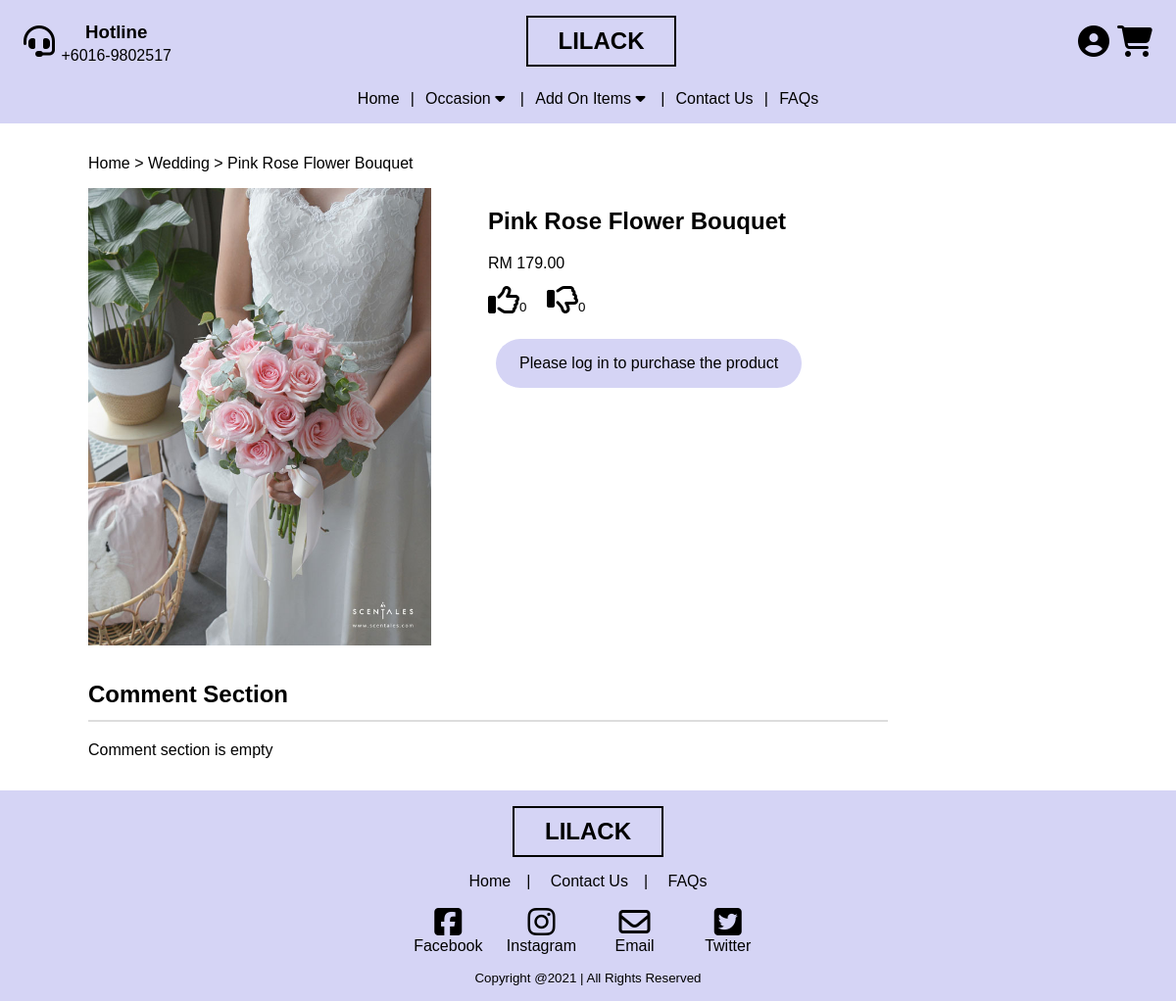
Page /19062942/singleProduct.php?productID=3 on the committed database.
### tables this page shows
CREATE TABLE `Products` (
  `productID` int(8) PRIMARY KEY AUTO_INCREMENT NOT NULL,
  `productImage` text NOT NULL,
  `productName` varchar(255) NOT NULL,
  `productTypeID` int(8) NOT NULL,
  `productCategoryID` int(8) NOT NULL,
  `productPrice` double(10,2) NOT NULL,
  `forumID` int(8) NOT NULL UNIQUE,
  CONSTRAINT `productNameConstraint` UNIQUE (`productName`),
  CONSTRAINT `forumIDUnique` UNIQUE (`forumID`)
);

### 19062942/includes/dbController.php (called while the page is built)
<?php
class DBController{
    private $servername = "localhost";
    private $user = "ck";
    private $pass = "ck";
    private $databaseName = "19062942";
    private $conn;
    function __construct() {
		$this->conn = $this->connectDB();
	}
	function connectDB() {
		$conn = mysqli_connect($this->servername,$this->user,$this->pass,$this->databaseName);
		return $conn;
	}
    function getConn(){
        return $this->conn;
    }
}
?>

### 19062942/layouts/singleProductDetails.php (the view, shortened to what this page needs)
<?php
    require_once "includes/dbController.php";
    $db_handler = new DBController();
    echo "<div class='productFlex'>";
    $query = $db_handler->getConn()->prepare("SELECT * FROM products WHERE productID = ?");
    $query->bind_param('s', $productID);
    $query->execute();
    $result = $query->get_result();
    while ($row = $result->fetch_assoc()){
        echo "<div class='productImageContainer'>";
            echo "<img src='$row[productImage]' alt='$row[productName]' class='singleProductImage'>";
        echo "</div>";
        echo "<div class='productDetails'>";
        echo "<h2>" . $row['productName'] . "</h2>";
        echo "<span class='price'>RM " . number_format($row['productPrice'],2) . "</span>";
    }
        echo" <form action='includes/productLikeDislikeInc.php?productID=$productID'  class='likeDislikeForm' method='post'>" ?>
            <div class="likeContainer">
                <button type="submit" name="like" value="like">
                    <?php
                        $action = checkRating();
                        if ($action == "like"){ ?>
                            <i class="far fa-thumbs-up icon" style="color: blue;"></i>
                        <?php }
                        else{
                            echo "<i class='far fa-thumbs-up icon'></i>";
                        }
                    ?>
                </button>
            </div>
            <div class="dislikeContainer">
                <button type="submit" name="dislike" value="dislike">
                    <?php
                        $action = checkRating();
                        if ($action == "dislike"){ ?>
                            <i class="far fa-thumbs-down icon" style="color: blue;"></i>
                        <?php }
                        else{
                            echo "<i class='far fa-thumbs-down icon'></i>";
                        }
                    ?>
                </button>
            </div>
        </form>
        <?php
        if (isset($_SESSION['userRoleID'])){
            echo "<form action='includes/shoppingCartInc.php?productID=$productID' method='post'>";
            ?>
            <span>Quantity: </span>
            <input type="number" name="productQuantity" value="1" min="1" style="max-width: 50px;"><br><br>
            <button type="submit" name="addToCart" class="productDetailsBtn">
                <i class="fas fa-shopping-cart icon"></i>
                <span>Add to Cart</span>
            </button>
            </form>
        <?php
            if (isset($_SESSION['addedToCartMessage'])){
                echo $_SESSION['addedToCartMessage'];
                unset($_SESSION['addedToCartMessage']);
            }
            else if (isset($_SESSION['failedAddCartMessage'])){
                echo $_SESSION['failedAddCartMessage'];
                unset($_SESSION['failedAddCartMessage']);
            }
        } else{
            echo "<a href='login.php' class='productDetailsBtn'>Please log in to purchase the product</a>";
        }
        ?>
    </div>
</div>

### 19062942/singleProduct.php (shortened to what this page needs)
<?php
require_once "includes/productLikeDislikeInc.php";
require_once "includes/dbController.php";
$productID = $_GET['productID'];
?>
<html lang="en">
<head>
    <link rel="stylesheet" href="css/breadCrumb.css" />
    <link rel="stylesheet" href="css/singleProductPage.css" />
</head>
<body>
    <?php require_once "layouts/header.php" ?>
    <main>
        <section class="container">
            <div class="breadcrumbTrail">
                <ul>
                    <li><a href="index.php">Home</a></li>
                    <li><a href="wedding.php">Wedding</a></li>
                    <?php
                        $query = $db_handler->getConn()->prepare("SELECT * FROM products WHERE productID= ?");
                        $query->bind_param("d", $productID);
                        $query->execute();
                        $result = $query->get_result();
                        $product_array= $result->fetch_assoc();
                        echo "<li><a href='#'>$product_array[productName]</a></li>";
                    ?>
                </ul>
            </div>
        </section>
        <section class="container">
            <?php require_once "layouts/singleProductDetails.php"; ?>
        </section>
        <section class="container">
            <?php require_once "layouts/commentSection.php"; ?>
        </section>
    </main>
    <?php require_once "layouts/footer.php" ?>
</body>
</html>

### 19062942/css/breadCrumb.css (style rules this page uses)
.breadCrumbTrail li { display: inline-block; }
.breadCrumbTrail li::after { content: " > "; }
.breadCrumbTrail li:last-child::after { content: none; }

### 19062942/css/singleProductPage.css (style rules this page uses)
.singleProductImage { width: 100%; max-width: 350px; }
.productFlex { display: flex; flex-direction: row; }
.productImageContainer { flex-basis: 40%; padding-right: 0.25em; }
.productDetails { flex-basis: 60%; }
.price { display: block; margin-bottom: 0.75em; }
.likeDislikeForm * { display: inline-block; }
.likeDislikeForm .likeContainer { padding-right: 1em; }
.productDetailsBtn { background-color: var(--clr-primary); padding: 1em 1.5em; border-radius: 2.5vmin; display: inline-flex; align-items: center; justify-content: center; gap: 0.5em; margin: 0.5em; }

### 19062942/css/general.css (style rules this page uses)
:root { --clr-black: #000; --clr-gray: #555; --clr-primary: #d5d4f5; --clr-secondary: #E9E9FA; --clr-tertiary: #9900cc; --clr-background: #faf4fc; }
*, *::before, *::after { box-sizing: border-box; scroll-behavior: smooth; }
html { scroll-behavior: smooth; }
body { margin: 0; padding: 0; background: var(--clr-secobackgroundndary); font-family: sans-serif; }
ul { list-style-type: none; margin: 0; padding: 0; }
a { text-decoration: none; color: var(--clr-black); cursor: pointer; }
main { padding-block: 1.5em; }
section { padding: 0.5em 0 0.5em; }
.container { width: 85%; margin: 0 auto; }
.icon { font-size: 2rem; }
button { margin: 0; padding: 0; outline: none; border: none; background-color: transparent; cursor: pointer; }

### rows in the picture
products: productName "Pink Rose Flower Bouquet", productImage+productName (picture), productPrice "179.00"

### other values in the picture
$rowCount "0"
